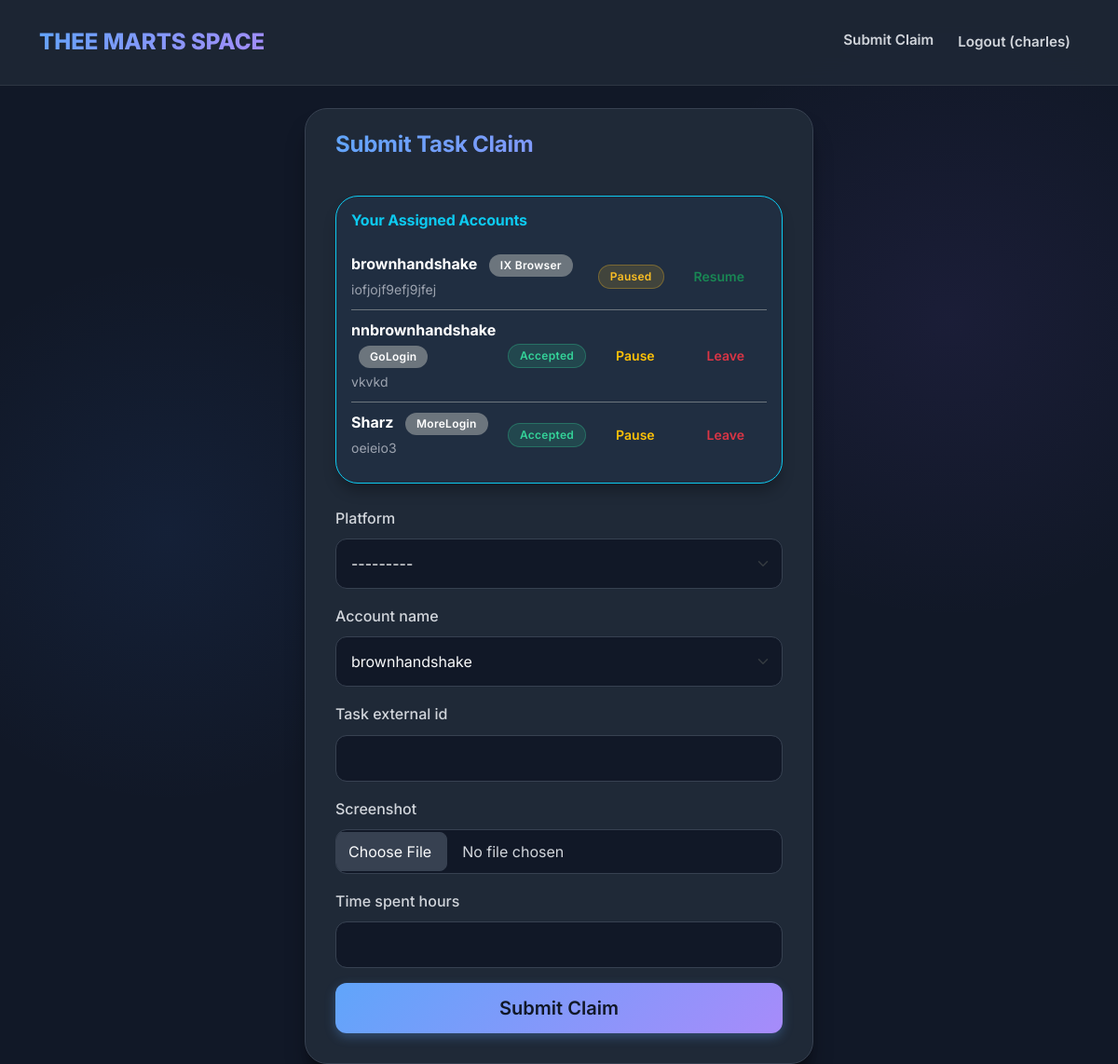
Screenshot of /submit/ (signed in) with the database file from the repository.
### claims/models.py (models this page shows, shortened)
class WorkAccount(models.Model):
    BROWSER_CHOICES = [
        ('IX Browser', 'IX Browser'),
        ('GoLogin', 'GoLogin'),
        ('MoreLogin', 'MoreLogin'),
        ('Other', 'Other'),
    ]
    employee = models.ForeignKey(User, on_delete=models.SET_NULL, related_name='assigned_accounts', null=True, blank=True)
    account_name = models.CharField(max_length=100)
    login_details = models.TextField()
    browser_type = models.CharField(max_length=50, choices=BROWSER_CHOICES)
    status = models.CharField(max_length=20, choices=[
        ('Assigned', 'Assigned'),
        ('Accepted', 'Accepted'),
        ('Paused', 'Paused'),
        ('Left', 'Left')
    ], default='Assigned')
    recently_unpaused = models.BooleanField(default=False)
    assigned_at = models.DateTimeField(auto_now_add=True)

### claims/views.py (the view)
# urls.py: path('submit/', views.submit_claim, name='submit_claim'),
@login_required
def submit_claim(request):
    if request.method == 'POST':
        form = TaskClaimForm(request.POST, request.FILES, user=request.user)
        if form.is_valid():
            claim = form.save(commit=False)
            claim.employee = request.user
            claim.save()
            messages.success(request, 'Task submitted successfully!')
            return redirect('submit_claim')
        else:
            print(form.errors)
    else:
        form = TaskClaimForm(user=request.user)
    return render(request, 'claims/submit_claim.html', {'form': form})

### claims/forms.py (shortened to what this page needs)
class TaskClaimForm(forms.ModelForm):
    def __init__(self, *args, **kwargs):
        user = kwargs.pop('user', None)
        super(TaskClaimForm, self).__init__(*args, **kwargs)
        if user:
            accounts = WorkAccount.objects.filter(employee=user)
            choices = [(acc.account_name, acc.account_name) for acc in accounts]
            if not choices:
                choices = [('', 'No accounts assigned')]
            self.fields['account_name'] = forms.ChoiceField(
                choices=choices,
                widget=forms.Select(attrs={'class': 'form-select'})
            )
    class Meta:
        model = TaskClaim
        fields = ['platform', 'account_name', 'task_external_id', 'screenshot', 'time_spent_hours']
        widgets = {
            'platform': forms.Select(attrs={'class': 'form-select'}),
            'task_external_id': forms.TextInput(attrs={'class': 'form-control'}),
            'screenshot': forms.FileInput(attrs={'class': 'form-control'}),
            'time_spent_hours': forms.NumberInput(attrs={'class': 'form-control', 'step': '0.1'}),
        }

### taskledger/templates/claims/submit_claim.html (shortened to what this page needs)
{% extends 'base.html' %}
{% block content %}
<div class="row justify-content-center">
    <div class="col-md-8 col-lg-6">
        <div class="card shadow">
            <div class="card-header bg-transparent border-0 pt-4 pb-2">
                <h4 class="mb-0 fw-bold"
                    style="background: var(--primary-gradient); -webkit-background-clip: text; -webkit-text-fill-color: transparent;">
                    Submit Task Claim</h4>
            </div>
            <div class="card-body">
                {% if user.assigned_accounts.all %}
                <div class="card mb-4 border-info" style="background: rgba(59, 130, 246, 0.05);">
                    <div class="card-body p-3">
                        <h6 class="card-title text-info mb-3"> Your Assigned Accounts
                        </h6>
                        <ul class="list-group list-group-flush">
                            {% for account in user.assigned_accounts.all %}
                            <li class="list-group-item bg-transparent px-0 border-secondary">
                                <div class="d-flex justify-content-between align-items-center">
                                    <div>
                                        <strong class="text-white">{{ account.account_name }}</strong>
                                        <span class="badge bg-secondary ms-2">{{ account.browser_type }}</span>
                                        <br>
                                        <small class="text-muted">{{ account.login_details }}</small>
                                    </div>
                                    <div>
                                        {% if account.status == 'Accepted' %}
                                        <div class="d-flex gap-2">
                                            <span class="badge bg-success align-self-center">Accepted</span>
                                            <form action="{% url 'pause_account' account.id %}" method="post"
                                                class="d-inline" onsubmit="return confirm('Pause this account?');">
                                                <button type="submit" class="btn btn-sm btn-outline-warning"
                                                    title="Pause Account">Pause</button>
                                            </form>
                                            <form action="{% url 'leave_account' account.id %}" method="post"
                                                class="d-inline"
                                                onsubmit="return confirm('Are you sure you want to LEAVE this account?');">
                                                <button type="submit" class="btn btn-sm btn-outline-danger"
                                                    title="Leave Account">Leave</button>
                                            </form>
                                        </div>
                                        {% elif account.status == 'Paused' %}
                                        <div class="d-flex gap-2">
                                            <span class="badge bg-warning text-dark align-self-center">Paused</span>
                                            <form action="{% url 'accept_account' account.id %}" method="post"
                                                class="d-inline">
                                                <button type="submit"
                                                    class="btn btn-sm btn-outline-success">Resume</button>
                                            </form>
                                        </div>
                                        {% elif account.status == 'Left' %}
                                        <span class="badge bg-danger">Left</span>
                                        {% else %}
                                        <form action="{% url 'accept_account' account.id %}" method="post"
                                            class="d-inline">
                                            {% csrf_token %}
                                            <button type="submit" class="btn btn-sm btn-outline-primary">Accept</button>
                                        </form>
                                        {% endif %}
                                    </div>
                                </div>
                            </li>
                            {% endfor %}
                        </ul>
                    </div>
                </div>
                {% endif %}
                <form method="post" enctype="multipart/form-data">
                    {% for field in form %}
                    <div class="mb-3">
                        <label for="{{ field.id_for_label }}" class="form-label">{{ field.label }}</label>
                        {{ field }}
                    </div>
                    {% endfor %}
                    <div class="d-grid gap-2">
                        <button type="submit" class="btn btn-primary btn-lg">Submit Claim</button>
                    </div>
                </form>
            </div>
        </div>
    </div>
</div>
{% endblock %}

### taskledger/templates/base.html (shortened to what this page needs)
<!DOCTYPE html>
<html lang="en">
<head>
    <link href="https://cdn.jsdelivr.net/npm/bootstrap@5.3.0/dist/css/bootstrap.min.css" rel="stylesheet">
    {% load static %}
    <link href="{% static 'css/style.css' %}" rel="stylesheet">
</head>
<body>
    <nav class="navbar navbar-expand-lg navbar-light mb-4">
        <div class="container">
            <a class="navbar-brand" href="#">THEE MARTS SPACE</a>
            <div class="collapse navbar-collapse" id="navbarNav">
                <ul class="navbar-nav ms-auto">
                    {% if user.is_authenticated %}
                    {% if user.is_superuser %}
                    <li class="nav-item"><a class="nav-link" href="{% url 'manager_dashboard' %}">Dashboard</a></li>
                    <li class="nav-item"><a class="nav-link" href="{% url 'payroll_summary' %}">Payroll</a></li>
                    {% else %}
                    <li class="nav-item"><a class="nav-link" href="{% url 'submit_claim' %}">Submit Claim</a></li>
                    {% endif %}
                    <li class="nav-item">
                        <form action="{% url 'logout' %}" method="post" class="d-inline">
                            <button type="submit" class="nav-link btn btn-link" style="text-decoration: none;">Logout
                                ({{ user.username }})</button>
                        </form>
                    </li>
                    {% else %}
                    <li class="nav-item"><a class="nav-link" href="{% url 'login' %}">Login</a></li>
                    {% endif %}
                </ul>
            </div>
        </div>
    </nav>
    <div class="container">
        {% block content %}{% endblock %}
    </div>
</body>
</html>

### taskledger/static/css/style.css (style rules this page uses)
:root { --bg-body: #111827; --bg-surface: #1f2937; --bg-surface-hover: #374151; --text-primary: #f9fafb; --text-secondary: #d1d5db; --text-muted: #9ca3af; --border-color: #374151; --primary-gradient: linear-gradient(135deg, #60a5fa 0%, #a78bfa 100%); --primary-hover: linear-gradient(135deg, #3b82f6 0%, #8b5cf6 100%); --accent-color: #60a5fa; --success-color: #34d399; --danger-color: #f87171; --warning-color: #fbbf24; --font-family: 'Inter', system-ui, -apple-system, sans-serif; --glass-bg: rgba(31, 41, 55, 0.85); --glass-border: rgba(255, 255, 255, 0.08); --radius-card: 1.5rem; --radius-btn: 0.75rem; }
body { font-family: var(--font-family); background-color: var(--bg-body); background-image: radial-gradient(circle at 15% 50%, rgba(59, 130, 246, 0.08), transparent 25%), radial-gradient(circle at 85% 30%, rgba(139, 92, 246, 0.08), transparent 25%); color: var(--text-primary); line-height: 1.7; -webkit-font-smoothing: antialiased; min-height: 100vh; }
input[type="text"], input[type="password"], input[type="email"], input[type="number"], input[type="date"], input[type="datetime-local"], textarea, select { background-color: #111827 !important; border: 1px solid var(--border-color) !important; color: var(--text-primary) !important; border-radius: var(--radius-btn); padding: 0.75rem 1rem; width: 100%; display: block; }
h1, h2, h3, h4, h5, h6 { font-weight: 700; color: var(--text-primary); letter-spacing: -0.01em; }
a { text-decoration: none; color: var(--accent-color); transition: all 0.2s; }
input[type="file"] { background-color: #111827; color: var(--text-secondary); padding: 0.5rem; }
.navbar { background-color: var(--glass-bg) !important; backdrop-filter: blur(16px); -webkit-backdrop-filter: blur(16px); border-bottom: 1px solid var(--glass-border); padding: 1.25rem 0; position: sticky; top: 0; z-index: 1000; }
.navbar-brand { color: var(--text-primary) !important; font-weight: 800; font-size: 1.5rem; background: var(--primary-gradient); -webkit-background-clip: text; -webkit-text-fill-color: transparent; }
.navbar-nav { gap: 0.5rem; }
.nav-link { color: var(--text-secondary) !important; font-weight: 600; font-size: 0.95rem; padding: 0.5rem 1.25rem; border-radius: 2rem; transition: all 0.3s ease; border: 1px solid transparent; }
button.nav-link { background: transparent; border: 1px solid transparent; }
.card { background-color: var(--bg-surface); border: 1px solid var(--border-color); border-radius: var(--radius-card); box-shadow: 0 10px 15px -3px rgba(0, 0, 0, 0.3); overflow: hidden; }
.card-header { background-color: rgba(0, 0, 0, 0.2); border-bottom: 1px solid var(--border-color); padding: 1.5rem 2rem; }
.card-header h4, .card-header h5 { margin-bottom: 0; }
.card-body { padding: 2rem; }
.btn { font-weight: 600; padding: 0.75rem 1.5rem; border-radius: var(--radius-btn); border: none; transition: all 0.3s ease; }
.btn-primary { background: var(--primary-gradient); color: #111827; box-shadow: 0 4px 12px rgba(96, 165, 250, 0.3); }
.form-control, .form-select { background-color: #111827; border: 1px solid var(--border-color); color: var(--text-primary); border-radius: var(--radius-btn); padding: 0.875rem 1rem; }
.form-label { color: var(--text-secondary); font-weight: 500; margin-bottom: 0.5rem; }
.badge { padding: 0.5em 1em; font-weight: 600; border-radius: 2rem; letter-spacing: 0.025em; }
.bg-success { background-color: rgba(52, 211, 153, 0.15) !important; color: #34d399 !important; border: 1px solid rgba(52, 211, 153, 0.3); }
.bg-warning { background-color: rgba(251, 191, 36, 0.15) !important; color: #fbbf24 !important; border: 1px solid rgba(251, 191, 36, 0.3); }
.text-muted { color: var(--text-muted) !important; }
.shadow { box-shadow: 0 20px 25px -5px rgba(0, 0, 0, 0.4), 0 10px 10px -5px rgba(0, 0, 0, 0.3) !important; }
.list-group-item { background-color: transparent; color: var(--text-primary); border-color: var(--border-color); }

### rows the page displays
WorkAccount: account_name "brownhandshake", browser_type "IX Browser", login_details "iofjojf9efj9jfej", status "Paused", form "brownhandshake"
WorkAccount: account_name "nnbrownhandshake", browser_type "GoLogin", login_details "vkvkd", status "Accepted"
WorkAccount: account_name "Sharz", browser_type "MoreLogin", login_details "oeieio3", status "Accepted"

### other values shown
{{ user.username }} "charles"
{{ field.label }} "Platform" "Account name" "Task external id" "Screenshot" "Time spent hours"
